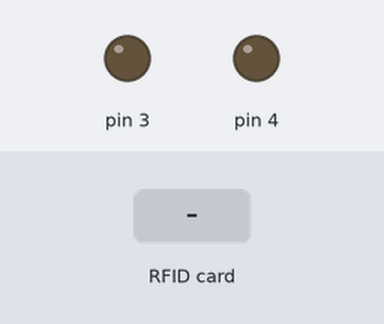
Recording of a sketch running on a simulated Arduino Mega 2560, built with avr-gcc and run on an emulated ATmega2560. Shown: output pins drawn as LEDs (lit = HIGH). The test bench sets the inputs (shaded band). Pins used as bus, display or sensor lines are not drawn; what the sketch prints to the serial monitor is not drawn.

Above: at 1.2 s.
1.3 s: RFID card B6 CB B3 31 held to the reader
At 1.7 s:
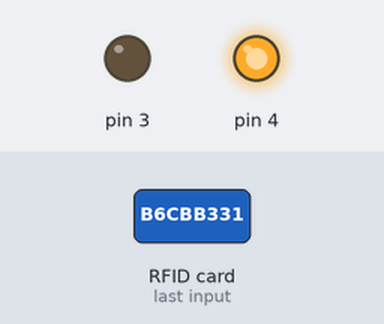
2.8 s: RFID card D1 DF F4 02 held to the reader
At 3.1 s:
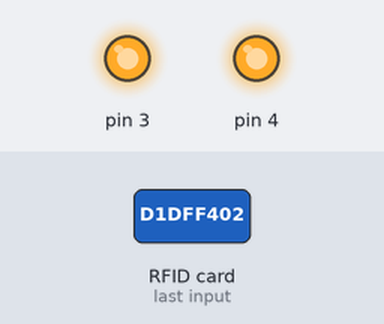
4.3 s: RFID card B6 CB B3 31 held to the reader
At 5.7 s:
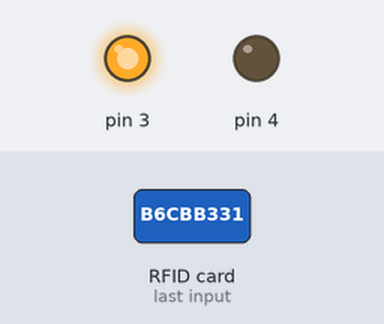
Timing chart, 0 to 7.3 s (numbered marks = the images above; inputs shaded):
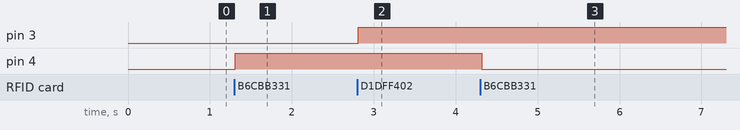

The sketch:

PT_12_SENSOR_RFID_TARJETA_LLAVERO.ino
```cpp
/*
  PROGRAMA 1 PARA VERIFICAR EL CODIGO DE EL LLAVERO Y TARJETA


#include <SPI.h>      // incluye libreria bus SPI
#include <MFRC522.h>      // incluye libreria especifica para MFRC522

#define RST_PIN  5      // constante para referenciar pin de reset
#define SS_PIN  53      // constante para referenciar pin de slave select

MFRC522 mfrc522(SS_PIN, RST_PIN); // crea objeto mfrc522 enviando pines de slave select y reset

void setup() {
  Serial.begin(9600);     // inicializa comunicacion por monitor serie a 9600 bps
  SPI.begin();        // inicializa bus SPI
  mfrc522.PCD_Init();     // inicializa modulo lector
}

void loop() {
  if ( ! mfrc522.PICC_IsNewCardPresent()) // si no hay una tarjeta presente
    return;         // retorna al loop esperando por una tarjeta

  if ( ! mfrc522.PICC_ReadCardSerial())   // si no puede obtener datos de la tarjeta
    return;         // retorna al loop esperando por otra tarjeta

  Serial.print("UID:");       // muestra texto UID:
  for (byte i = 0; i < mfrc522.uid.size; i++) { // bucle recorre de a un byte por vez el UID
    if (mfrc522.uid.uidByte[i] < 0x10){   // si el byte leido es menor a 0x10
      Serial.print(" 0");     // imprime espacio en blanco y numero cero
      }
      else{         // sino
      Serial.print(" ");      // imprime un espacio en blanco
      }
    Serial.print(mfrc522.uid.uidByte[i], HEX);  // imprime el byte del UID leido en hexadecimal
  }
  Serial.println();       // nueva linea
  mfrc522.PICC_HaltA();                   // detiene comunicacion con tarjeta
}

*/


/*
  Capitulo 40 de Arduino desde cero en Español.
  Programa que obtiene el UID de la tarjeta o llavero del kit RFID RC522, compara con
  valores previos obtenidos de UID y permite acceso con texto en monitor serie de bienvenida
  Cualquier otra tarjeta o llavero no listado muestra texto de No te conozco, es decir,
  acceso denegado. Requiere instalar libreria MFRC522

  Autor: bitwiseAr

*/

#include <SPI.h>      // incluye libreria bus SPI
#include <MFRC522.h>      // incluye libreria especifica para MFRC522

#define RST_PIN  5      // constante para referenciar pin de reset
#define SS_PIN  53      // constante para referenciar pin de slave select

MFRC522 mfrc522(SS_PIN, RST_PIN); // crea objeto mfrc522 enviando pines de slave select y reset

byte LecturaUID[4];         // crea array para almacenar el UID leido
byte Usuario1[4]= {0xB6, 0xCB, 0xB3, 0x31} ;    // UID de tarjeta leido en programa 1
byte Usuario2[4]= {0xD1, 0xDF, 0xF4, 0x02} ;    // UID de llavero leido en programa 1

//tarjeta B6 CB B3 31
//llavero D1 DF F4 02


void setup() {
  Serial.begin(9600);     // inicializa comunicacion por monitor serie a 9600 bps
  SPI.begin();        // inicializa bus SPI
  mfrc522.PCD_Init();     // inicializa modulo lector
  Serial.println("Listo");    // Muestra texto Listo

  //FOCOS LED

  pinMode(3, OUTPUT);
  pinMode(4, OUTPUT);
}

void loop() {
  if ( ! mfrc522.PICC_IsNewCardPresent())   // si no hay una tarjeta presente
    return;           // retorna al loop esperando por una tarjeta

  if ( ! mfrc522.PICC_ReadCardSerial())     // si no puede obtener datos de la tarjeta
    return;           // retorna al loop esperando por otra tarjeta

    Serial.print("UID:");       // muestra texto UID:
    for (byte i = 0; i < mfrc522.uid.size; i++) { // bucle recorre de a un byte por vez el UID
      if (mfrc522.uid.uidByte[i] < 0x10){   // si el byte leido es menor a 0x10
        Serial.print(" 0");       // imprime espacio en blanco y numero cero
        }
        else{           // sino
          Serial.print(" ");        // imprime un espacio en blanco
          }
          Serial.print(mfrc522.uid.uidByte[i], HEX);    // imprime el byte del UID leido en hexadecimal
          LecturaUID[i]=mfrc522.uid.uidByte[i];     // almacena en array el byte del UID leido
          }

          Serial.print("\t");         // imprime un espacio de tabulacion

          if(comparaUID(LecturaUID, Usuario1))    // llama a funcion comparaUID con Usuario1
            digitalWrite(4, !digitalRead(4)); // si retorna verdadero muestra texto bienvenida
          else if(comparaUID(LecturaUID, Usuario2)) // llama a funcion comparaUID con Usuario2
            digitalWrite(3, !digitalRead(3)); // si retorna verdadero muestra texto bienvenida
           else           // si retorna falso
            Serial.println("No te conozco");    // muestra texto equivalente a acceso denegado

                  mfrc522.PICC_HaltA();     // detiene comunicacion con tarjeta
}

boolean comparaUID(byte lectura[],byte usuario[]) // funcion comparaUID
{
  for (byte i=0; i < mfrc522.uid.size; i++){    // bucle recorre de a un byte por vez el UID
  if(lectura[i] != usuario[i])        // si byte de UID leido es distinto a usuario
    return(false);          // retorna falso
  }
  return(true);           // si los 4 bytes coinciden retorna verdadero
}
```

Measured:
- after the input at 1.3 s, pin 4: LOW → HIGH at once
- after the input at 2.8 s, pin 3: LOW → HIGH at once
- after the input at 4.3 s, pin 4: HIGH → LOW at once
